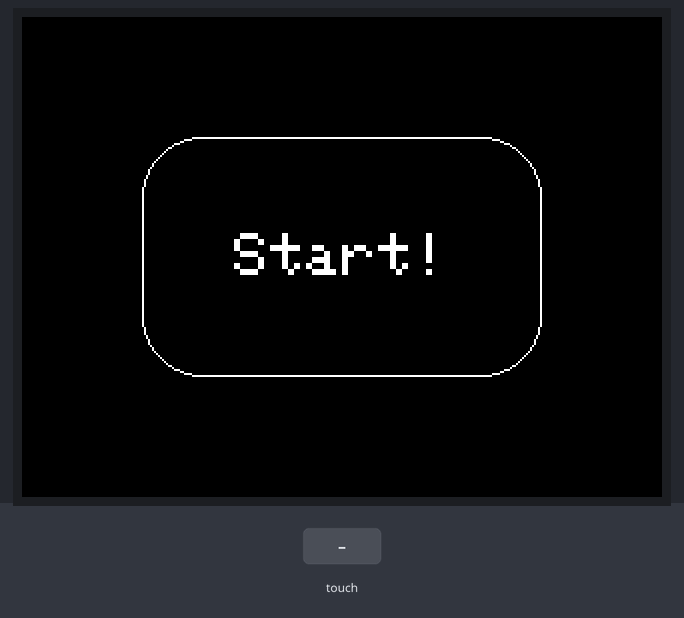
Recording of a sketch running on a simulated Arduino Uno, built with avr-gcc and run on an emulated ATmega328P. Parts: 320×240 colour display. Inputs (shaded band) come from the test bench. What the sketch prints to the serial monitor is not drawn.

Above: at 1.4 s.
1.5 s: touch panel pressed at 38 % / 30 % of its raw x / y range
At 2.9 s:
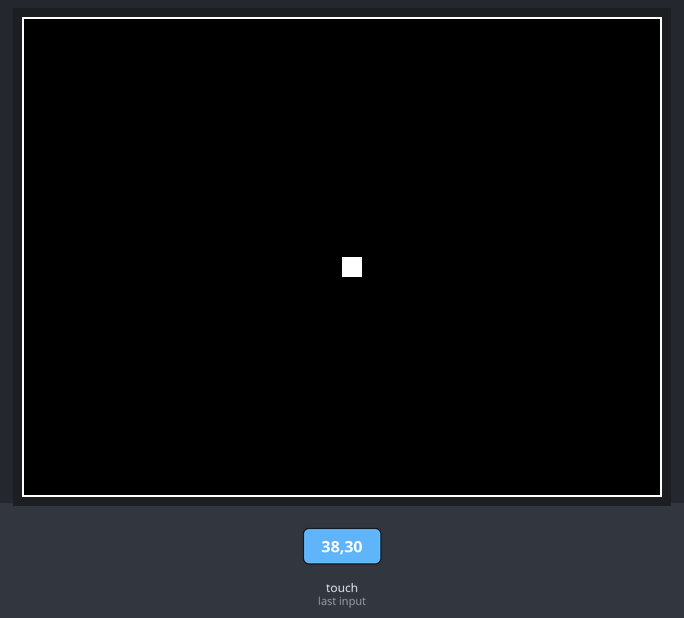
3.2 s: touch panel pressed at 87 % / 10 % of its raw x / y range
At 5.1 s:
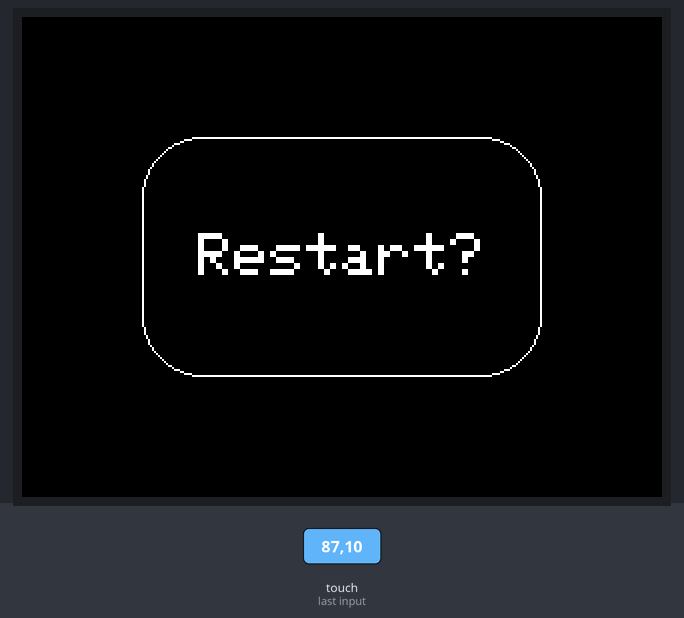
5.7 s: touch panel pressed at 62 % / 30 % of its raw x / y range
At 5.79 s:
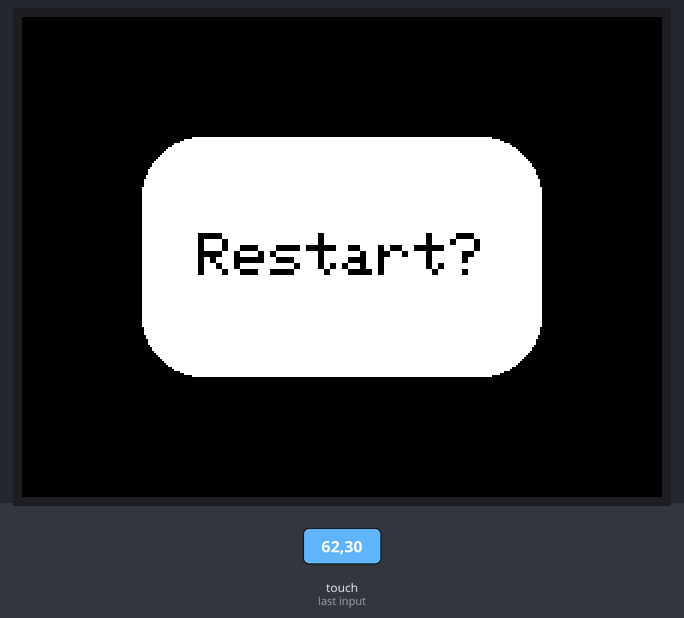
7.3 s: touch panel pressed at 87 % / 30 % of its raw x / y range
At 9.5 s:
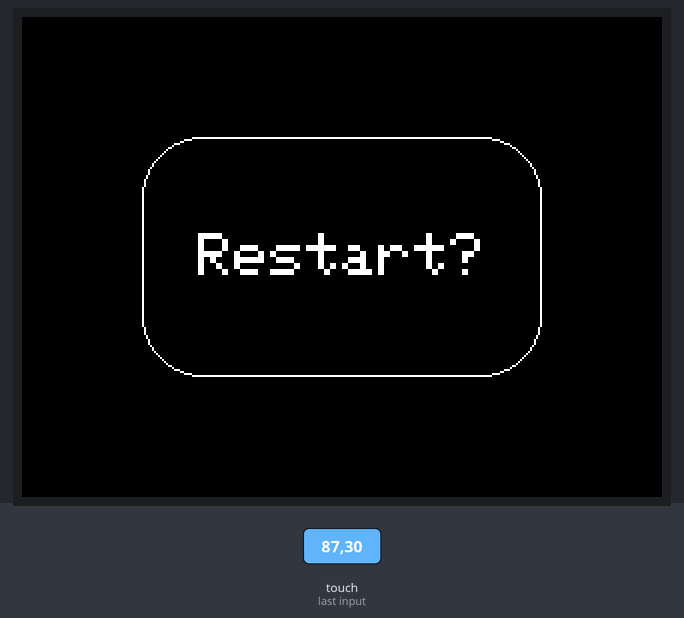
9.8 s: touch panel pressed at 38 % / 50 % of its raw x / y range
At 10.6 s:
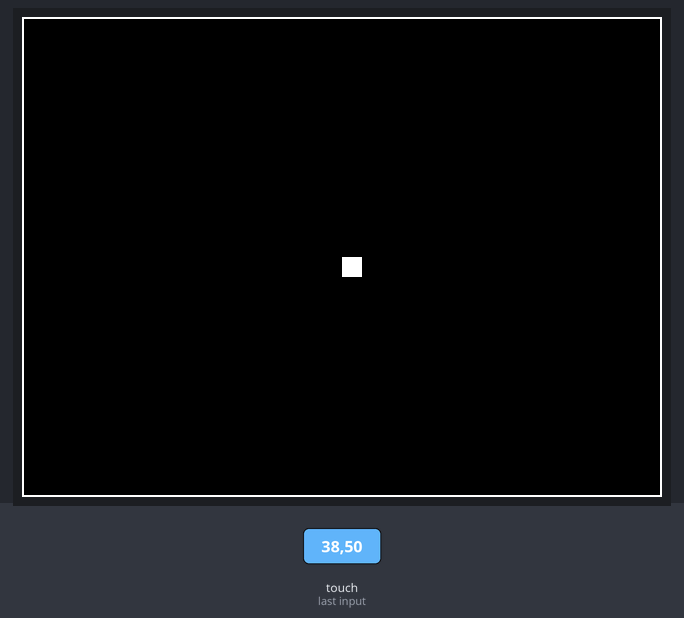
11.4 s: touch panel pressed at 87 % / 50 % of its raw x / y range
At 12.7 s:
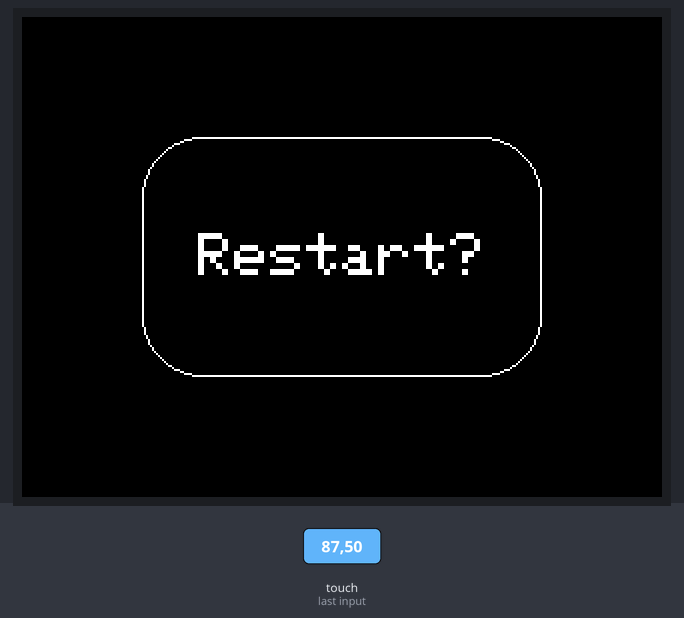
Timing chart, 0 to 14.4 s (numbered marks = the images above; inputs shaded):
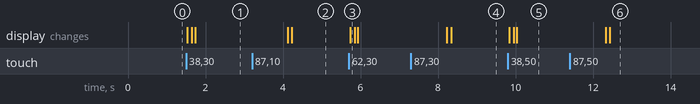

The sketch:

Snake-Uno.ino
```cpp
#include <Elegoo_GFX.h>
#include <Elegoo_TFTLCD.h>
#include <TouchScreen.h>
#include "defines.h"

// LCD business
Elegoo_TFTLCD tft(LCD_CS, LCD_CD, LCD_WR, LCD_RD, LCD_RESET);

// Button business
Elegoo_GFX_Button startButton, resetButton;

// Touchscreen business
// For better pressure precision, we need to know the resistance
// between X+ and X- Use any multimeter to read it
// For the one we're using, its 300 ohms across the X plate
TouchScreen ts = TouchScreen(XP, YP, XM, YM, 300);

enum en_snakeDirection
{
    START,
    UP,
    DOWN,
    LEFT,
    RIGHT
};

// Globals
bool g_screenDrawn = false;
bool g_gameRunning = false;
bool g_gameOver = false;
int g_snakeHeadX;
int g_snakeHeadY;
en_snakeDirection g_snakeDirection = START;
int g_cycleCount = 0;

// Functions
void drawGameBoard();
void drawGameOver();
void drawMainMenu();
void initDisplay();
void moveSnakePos(int dirX, int dirY);
void pollGameOver();
void pollInput();
void pollMainMenu();
void pollSnakePos();
void resetSnakePos();
void restartGame();
void setDirection();

void setup()
{
    Serial.begin(115200);
    initDisplay();
    g_gameRunning = false;
    drawMainMenu();
    resetSnakePos();
}

void loop()
{
    g_cycleCount = 0;
    while (!g_gameRunning && !g_gameOver)
    {
        pollMainMenu();
    }

    while (!g_gameRunning && g_gameOver)
    {
        // GAME OVER SCREEN
        pollGameOver();
    }

    while (g_gameRunning)
    {
        // GAME SCREEN
        if (!g_screenDrawn)
        {
            drawGameBoard();
        }
        g_cycleCount++;
        pollSnakePos();
    }
}

void drawGameBoard()
{
    tft.fillScreen(BLACK);
    tft.drawRect(0,0,320,240,WHITE);
    // Draw the snake starting in the middle of the screen
    tft.fillRect(g_snakeHeadX, g_snakeHeadY, SNAKEHEADSIZE, SNAKEHEADSIZE, WHITE);
    g_screenDrawn = true;
}

void drawGameOver()
{
    tft.fillScreen(BLACK);
    // create buttons
    resetButton.initButton(&tft, tft.width()/2, tft.height()/2, BUTTON_W, BUTTON_H, WHITE, BLACK, WHITE, "Restart?", BUTTON_TEXTSIZE);
    resetButton.drawButton();
}

void drawMainMenu()
{
    tft.fillScreen(BLACK);
    // create buttons
    startButton.initButton(&tft, tft.width()/2, tft.height()/2, BUTTON_W, BUTTON_H, WHITE, BLACK, WHITE, "Start!", BUTTON_TEXTSIZE);
    startButton.drawButton();
}

void initDisplay()
{
    tft.reset();
    tft.begin(LCDIDENTIFIER);
    tft.setRotation(LANDSCAPE_USBL);
}

void moveSnakePos(int dirX, int dirY)
{
    if (g_cycleCount % UPDATETIME == 0)
    {
        g_snakeHeadX += dirX;
        g_snakeHeadY += dirY;
        // Move the snake
        tft.fillRect(g_snakeHeadX, g_snakeHeadY, SNAKEHEADSIZE, SNAKEHEADSIZE, WHITE);

        // Erase path behind the snake
        switch (g_snakeDirection)
        {
            case UP:
                tft.fillRect(g_snakeHeadX, g_snakeHeadY + SNAKEHEADSIZE, SNAKEHEADSIZE, SNAKEHEADSIZE, BLACK);
                break;
            case DOWN:
                tft.fillRect(g_snakeHeadX, g_snakeHeadY - SNAKEHEADSIZE, SNAKEHEADSIZE, SNAKEHEADSIZE, BLACK);
                break;
            case LEFT:
                tft.fillRect(g_snakeHeadX + SNAKEHEADSIZE, g_snakeHeadY, SNAKEHEADSIZE, SNAKEHEADSIZE, BLACK);
                break;
            case RIGHT:
                tft.fillRect(g_snakeHeadX - SNAKEHEADSIZE, g_snakeHeadY, SNAKEHEADSIZE, SNAKEHEADSIZE, BLACK);
                break;
        }
    }
}

void pollGameOver()
{
    // GAME OVER SCREEN
    TSPoint p = ts.getPoint();
    if (p.z > MINPRESSURE && p.z < MAXPRESSURE)
    {
        // scale from 0->1023 to tft.width
        p.x = (tft.width() - map(p.x, TS_MINX, TS_MAXX, tft.width(), 0));
        p.y = (tft.height()-map(p.y, TS_MINY, TS_MAXY, tft.height(), 0));
    }

    if (resetButton.contains(p.x, p.y))
    {
        resetButton.press(true);
    }
    else
    {
        resetButton.press(false);
    }

    if (resetButton.justPressed())
    {
        Serial.println("Reset button pressed!");
        resetButton.drawButton(true);
        delay(100);
        while (ts.isTouching())
        {
            // Loop here aimlessly if we're holding the reset button
        }
    }

    if (resetButton.justReleased())
    {
        restartGame();
    }
}

void pollInput()
{
    // We want to look at the four sides of the screen and using a threshold detect which direction was pressed and update the snake direction
    // RUNNING GAME SCREEN
    TSPoint p = ts.getPoint();

    // Perhaps we should only attempt to do anything if the screen is being touched?
    if (p.z > MINPRESSURE && p.z < MAXPRESSURE)
    {
        // Swap the x and y axis because of the setRotation
        int temp = p.x;
        p.x = p.y;
        p.y = temp;
        setDirection(p.x, p.y);
    }
}

void pollMainMenu()
{
        // START SCREEN
        TSPoint p = ts.getPoint();
        if (p.z > MINPRESSURE && p.z < MAXPRESSURE)
        {
            // scale from 0->1023 to tft.width
            p.x = (tft.width() - map(p.x, TS_MINX, TS_MAXX, tft.width(), 0));
            p.y = (tft.height()-map(p.y, TS_MINY, TS_MAXY, tft.height(), 0));
        }

        if (startButton.contains(p.x, p.y))
        {
            startButton.press(true);
        }
        else
        {
            startButton.press(false);
        }

        if (startButton.justPressed())
        {
            startButton.drawButton(true);
            delay(100);
            while (ts.isTouching())
            {
                // Loop here aimlessly if we're holding the start button
            }
        }

        if (startButton.justReleased())
        {
            g_gameRunning = true;
        }
}

void pollSnakePos()
{
    // Check on the user input
    pollInput();

    // Move the snake depending on the direction
    switch (g_snakeDirection)
    {
        case START:
            // We've just started the game so don't move the snake
            moveSnakePos(0, 0);
            break;
        case UP:
            moveSnakePos(0, -1);
            break;
        case DOWN:
            moveSnakePos(0, 1);
            break;
        case LEFT:
            moveSnakePos(-1, 0);
            break;
        case RIGHT:
            moveSnakePos(1, 0);
            break;
    }

    // Check on the user input again, to make it more response.....maybe
    pollInput();

    // Check if we've touched the walls
    if (g_snakeHeadX == 0 || g_snakeHeadX == tft.width()-SNAKEHEADSIZE || g_snakeHeadY == 0 || g_snakeHeadY == tft.height()-SNAKEHEADSIZE)
    {
        g_gameOver = true;
        g_gameRunning = false;
        drawGameOver();
    }
}

void resetSnakePos()
{
    // Reset snake to the starting position
    // Set where our snake will be starting
    g_snakeHeadX = tft.width()/2;
    g_snakeHeadY = tft.height()/2;
}

void restartGame()
{
    // A little function we can use to easily restart the game
    // Force a game screen redraw
    g_screenDrawn = false;
    g_gameRunning = true;
    g_snakeDirection = START;
    resetSnakePos();
}

void setDirection(int x, int y)
{
    /*
    Left middle is x=127 y=508
    Right middle is x=883 y=564
    Up middle is x=520 y=176
    Bottom middle is x=520 y=850
    */
   if (x <= 150)
   {
       // Moving left
       if (g_snakeDirection != RIGHT)
       {
           g_snakeDirection = LEFT;
       }
   }
   else if (x >= 850)
   {
       // Moving right
       if (g_snakeDirection != LEFT)
       {
           g_snakeDirection = RIGHT;
       }
   }
   else if (y <= 200)
   {
       // Moving up
       if (g_snakeDirection != DOWN)
       {
           g_snakeDirection = UP;
       }
   }
   else if (y >= 800)
   {
       // Moving down
       if (g_snakeDirection != UP)
       {
           g_snakeDirection = DOWN;
       }
   }
}
```

defines.h
```cpp
/* Calibration Values
These were obtained from a calibration sketch, we should probably use these at some point
PORTRAIT CALIBRATION     240 x 320
x = map(p.x, LEFT=919, RT=108, 0, 240)
y = map(p.y, TOP=71, BOT=908, 0, 320)
Touch Pin Wiring XP=8 XM=A2 YP=A3 YM=9
LANDSCAPE CALIBRATION    320 x 240
x = map(p.y, LEFT=71, RT=908, 0, 320)
y = map(p.x, TOP=108, BOT=919, 0, 240)
*/

// Pin defines
// These are the pins for the shield!
#define YP A3  // must be an analog pin, use "An" notation!
#define XM A2  // must be an analog pin, use "An" notation!
#define YM 9   // can be a digital pin
#define XP 8   // can be a digital pin
#define LCD_CS A3
#define LCD_CD A2
#define LCD_WR A1
#define LCD_RD A0
#define LCD_RESET A4 // Can alternately just connect to Arduino's reset pin

// Assign human-readable names to some common 16-bit color values:
#define BLACK   0x0000
#define BLUE    0x001F
#define RED     0xF800
#define GREEN   0x07E0
#define CYAN    0x07FF
#define MAGENTA 0xF81F
#define YELLOW  0xFFE0
#define WHITE   0xFFFF

// LCD details
#define LCDIDENTIFIER 0x9341
#define LANDSCAPE_USBL 0x03
#define LANDSCAPE_USBR 0x01

// Button defines
#define BUTTON_X 140
#define BUTTON_Y 100
#define BUTTON_W 200
#define BUTTON_H 120
#define BUTTON_TEXTSIZE 3

// Touchscreen defines
#define MINPRESSURE 10
#define MAXPRESSURE 1000
// Possibly portrait definitions?
/*
#define TS_MINX 70
#define TS_MAXX 920
#define TS_MINY 120
#define TS_MAXY 900
*/
// Possibly landscape definitions?
#define TS_MINY 70
#define TS_MAXY 920
#define TS_MINX 120
#define TS_MAXX 900

// Snake defines
#define SNAKEHEADSIZE 10
#define UPDATETIME 15
```

Measured:
- after the input at 1.5 s, the display: first changes at once (image 1 shows a later state)
- after the input at 3.2 s, the display: first changes after 0.92 s (image 2 shows a later state)
- after the input at 5.7 s, the display: changes at once (image 3)
- after the input at 7.3 s, the display: first changes after 0.92 s (image 4 shows a later state)
- after the input at 9.8 s, the display: first changes at once (image 5 shows a later state)
- after the input at 11.4 s, the display: first changes after 0.92 s (image 6 shows a later state)
